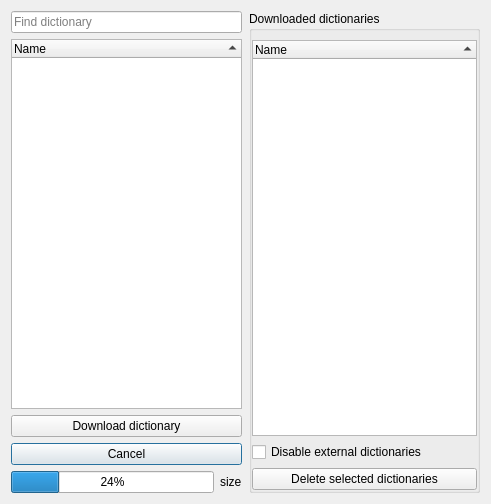
<?xml version="1.0" encoding="UTF-8"?>
<ui version="4.0">
 <class>DictionaryManagerDialog</class>
 <widget class="QDialog" name="DictionaryManagerDialog">
  <property name="geometry">
   <rect>
    <x>0</x>
    <y>0</y>
    <width>491</width>
    <height>504</height>
   </rect>
  </property>
  <property name="windowTitle">
   <string>Dictionary manager</string>
  </property>
  <layout class="QGridLayout" name="gridLayout_2">
   <item row="0" column="0">
    <layout class="QGridLayout" name="gridLayout">
     <item row="1" column="0">
      <widget class="QFrame" name="selectFrame">
       <property name="sizePolicy">
        <sizepolicy hsizetype="Preferred" vsizetype="Preferred">
         <horstretch>1</horstretch>
         <verstretch>0</verstretch>
        </sizepolicy>
       </property>
       <layout class="QGridLayout" name="selectLayout">
        <property name="leftMargin">
         <number>0</number>
        </property>
        <property name="topMargin">
         <number>0</number>
        </property>
        <property name="rightMargin">
         <number>1</number>
        </property>
        <property name="bottomMargin">
         <number>0</number>
        </property>
        <item row="3" column="0" colspan="2">
         <widget class="QFrame" name="downloadFrame">
          <property name="frameShape">
           <enum>QFrame::NoFrame</enum>
          </property>
          <layout class="QGridLayout" name="gridLayout_3">
           <property name="leftMargin">
            <number>0</number>
           </property>
           <property name="topMargin">
            <number>0</number>
           </property>
           <property name="rightMargin">
            <number>0</number>
           </property>
           <property name="bottomMargin">
            <number>0</number>
           </property>
           <item row="0" column="0" colspan="2">
            <widget class="QPushButton" name="downloadCancelButton">
             <property name="text">
              <string>Cancel</string>
             </property>
             <property name="icon">
              <iconset theme="dialog-cancel" resource="../breeze-pkbsuite.qrc">
               <normaloff>:/icons/breeze-pkbsuite/16x16/dialog-cancel.svg</normaloff>:/icons/breeze-pkbsuite/16x16/dialog-cancel.svg</iconset>
             </property>
            </widget>
           </item>
           <item row="1" column="0">
            <widget class="QProgressBar" name="downloadProgressBar">
             <property name="value">
              <number>24</number>
             </property>
            </widget>
           </item>
           <item row="1" column="1">
            <widget class="QLabel" name="downloadSizeLabel">
             <property name="text">
              <string notr="true">size</string>
             </property>
            </widget>
           </item>
          </layout>
         </widget>
        </item>
        <item row="2" column="0" colspan="2">
         <widget class="QPushButton" name="downloadButton">
          <property name="text">
           <string>Download dictionary</string>
          </property>
          <property name="icon">
           <iconset theme="edit-download" resource="../breeze-pkbsuite.qrc">
            <normaloff>:/icons/breeze-pkbsuite/16x16/edit-download.svg</normaloff>:/icons/breeze-pkbsuite/16x16/edit-download.svg</iconset>
          </property>
         </widget>
        </item>
        <item row="1" column="0" colspan="2">
         <widget class="QTreeWidget" name="remoteDictionaryTreeWidget">
          <property name="rootIsDecorated">
           <bool>false</bool>
          </property>
          <property name="sortingEnabled">
           <bool>true</bool>
          </property>
          <column>
           <property name="text">
            <string>Name</string>
           </property>
          </column>
         </widget>
        </item>
        <item row="0" column="0" colspan="2">
         <widget class="QLineEdit" name="searchDictionaryEdit">
          <property name="toolTip">
           <string>Enter your query text</string>
          </property>
          <property name="placeholderText">
           <string>Find dictionary</string>
          </property>
          <property name="clearButtonEnabled">
           <bool>true</bool>
          </property>
         </widget>
        </item>
       </layout>
      </widget>
     </item>
     <item row="1" column="1">
      <widget class="QGroupBox" name="localDictionariesGroupBox">
       <property name="sizePolicy">
        <sizepolicy hsizetype="Preferred" vsizetype="Preferred">
         <horstretch>1</horstretch>
         <verstretch>0</verstretch>
        </sizepolicy>
       </property>
       <property name="title">
        <string>Downloaded dictionaries</string>
       </property>
       <property name="flat">
        <bool>true</bool>
       </property>
       <layout class="QVBoxLayout" name="verticalLayout">
        <property name="leftMargin">
         <number>0</number>
        </property>
        <property name="rightMargin">
         <number>0</number>
        </property>
        <property name="bottomMargin">
         <number>0</number>
        </property>
        <item>
         <widget class="QTreeWidget" name="localDictionaryTreeWidget">
          <property name="selectionMode">
           <enum>QAbstractItemView::MultiSelection</enum>
          </property>
          <property name="rootIsDecorated">
           <bool>false</bool>
          </property>
          <property name="sortingEnabled">
           <bool>true</bool>
          </property>
          <column>
           <property name="text">
            <string>Name</string>
           </property>
          </column>
         </widget>
        </item>
        <item>
         <widget class="QCheckBox" name="disableExternalDictionariesCheckBox">
          <property name="toolTip">
           <string>If checked only the downloaded dictionaries will be used</string>
          </property>
          <property name="text">
           <string>Disable external dictionaries</string>
          </property>
         </widget>
        </item>
        <item>
         <widget class="QPushButton" name="deleteLocalDictionaryButton">
          <property name="text">
           <string>Delete selected dictionaries</string>
          </property>
          <property name="icon">
           <iconset theme="edit-delete" resource="../breeze-pkbsuite.qrc">
            <normaloff>:/icons/breeze-pkbsuite/16x16/edit-delete.svg</normaloff>:/icons/breeze-pkbsuite/16x16/edit-delete.svg</iconset>
          </property>
         </widget>
        </item>
       </layout>
      </widget>
     </item>
    </layout>
   </item>
  </layout>
 </widget>
 <tabstops>
  <tabstop>searchDictionaryEdit</tabstop>
  <tabstop>remoteDictionaryTreeWidget</tabstop>
  <tabstop>downloadButton</tabstop>
  <tabstop>downloadCancelButton</tabstop>
  <tabstop>localDictionaryTreeWidget</tabstop>
  <tabstop>deleteLocalDictionaryButton</tabstop>
 </tabstops>
 <resources>
  <include location="../breeze-pkbsuite.qrc"/>
 </resources>
 <connections/>
</ui>
